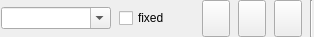
<?xml version="1.0" encoding="UTF-8"?>
<ui version="4.0">
 <class>Ui_PrintPreviewOptions</class>
 <widget class="QWidget" name="Ui_PrintPreviewOptions">
  <property name="geometry">
   <rect>
    <x>0</x>
    <y>0</y>
    <width>314</width>
    <height>37</height>
   </rect>
  </property>
  <property name="sizePolicy">
   <sizepolicy hsizetype="Maximum" vsizetype="Fixed">
    <horstretch>0</horstretch>
    <verstretch>0</verstretch>
   </sizepolicy>
  </property>
  <property name="windowTitle">
   <string>Print Preview Options</string>
  </property>
  <property name="toolTip">
   <string/>
  </property>
  <layout class="QHBoxLayout" name="horizontalLayout">
   <property name="spacing">
    <number>8</number>
   </property>
   <property name="leftMargin">
    <number>1</number>
   </property>
   <property name="topMargin">
    <number>0</number>
   </property>
   <property name="rightMargin">
    <number>1</number>
   </property>
   <property name="bottomMargin">
    <number>0</number>
   </property>
   <item>
    <widget class="QComboBox" name="cbScale">
     <property name="sizePolicy">
      <sizepolicy hsizetype="Maximum" vsizetype="Fixed">
       <horstretch>0</horstretch>
       <verstretch>0</verstretch>
      </sizepolicy>
     </property>
     <property name="minimumSize">
      <size>
       <width>110</width>
       <height>0</height>
      </size>
     </property>
     <property name="editable">
      <bool>true</bool>
     </property>
     <property name="insertPolicy">
      <enum>QComboBox::InsertAtTop</enum>
     </property>
    </widget>
   </item>
   <item>
    <widget class="QCheckBox" name="cFixed">
     <property name="sizePolicy">
      <sizepolicy hsizetype="Preferred" vsizetype="Fixed">
       <horstretch>0</horstretch>
       <verstretch>0</verstretch>
      </sizepolicy>
     </property>
     <property name="minimumSize">
      <size>
       <width>25</width>
       <height>16</height>
      </size>
     </property>
     <property name="maximumSize">
      <size>
       <width>54</width>
       <height>32</height>
      </size>
     </property>
     <property name="toolTip">
      <string>&lt;html&gt;&lt;head/&gt;&lt;body&gt;&lt;p&gt;Print Scale is locked to the current value&lt;/p&gt;&lt;/body&gt;&lt;/html&gt;</string>
     </property>
     <property name="text">
      <string>fixed</string>
     </property>
    </widget>
   </item>
   <item>
    <spacer name="horizontalSpacer">
     <property name="orientation">
      <enum>Qt::Horizontal</enum>
     </property>
     <property name="sizeHint" stdset="0">
      <size>
       <width>6</width>
       <height>20</height>
      </size>
     </property>
    </spacer>
   </item>
   <item>
    <widget class="QToolButton" name="bBlackWhite">
     <property name="sizePolicy">
      <sizepolicy hsizetype="Fixed" vsizetype="Minimum">
       <horstretch>0</horstretch>
       <verstretch>0</verstretch>
      </sizepolicy>
     </property>
     <property name="toolTip">
      <string>Toggle Black / White mode</string>
     </property>
     <property name="text">
      <string/>
     </property>
     <property name="icon">
      <iconset resource="../../../res/icons/icons.qrc">
       <normaloff>:/icons/black_n_white_mode.svg</normaloff>:/icons/black_n_white_mode.svg</iconset>
     </property>
     <property name="iconSize">
      <size>
       <width>20</width>
       <height>20</height>
      </size>
     </property>
     <property name="checkable">
      <bool>true</bool>
     </property>
    </widget>
   </item>
   <item>
    <widget class="QToolButton" name="bCenter">
     <property name="sizePolicy">
      <sizepolicy hsizetype="Fixed" vsizetype="Minimum">
       <horstretch>0</horstretch>
       <verstretch>0</verstretch>
      </sizepolicy>
     </property>
     <property name="toolTip">
      <string>Center to page</string>
     </property>
     <property name="text">
      <string/>
     </property>
     <property name="icon">
      <iconset resource="../../../res/icons/icons.qrc">
       <normaloff>:/icons/center_to_page.svg</normaloff>:/icons/center_to_page.svg</iconset>
     </property>
     <property name="iconSize">
      <size>
       <width>20</width>
       <height>20</height>
      </size>
     </property>
    </widget>
   </item>
   <item>
    <widget class="QToolButton" name="bFit">
     <property name="sizePolicy">
      <sizepolicy hsizetype="Fixed" vsizetype="Minimum">
       <horstretch>0</horstretch>
       <verstretch>0</verstretch>
      </sizepolicy>
     </property>
     <property name="toolTip">
      <string>Fit to page</string>
     </property>
     <property name="text">
      <string/>
     </property>
     <property name="icon">
      <iconset resource="../../../res/icons/icons.qrc">
       <normaloff>:/icons/fit_to_page.svg</normaloff>:/icons/fit_to_page.svg</iconset>
     </property>
     <property name="iconSize">
      <size>
       <width>20</width>
       <height>20</height>
      </size>
     </property>
    </widget>
   </item>
   <item>
    <widget class="Line" name="sep1_2">
     <property name="sizePolicy">
      <sizepolicy hsizetype="Fixed" vsizetype="Minimum">
       <horstretch>0</horstretch>
       <verstretch>0</verstretch>
      </sizepolicy>
     </property>
     <property name="frameShape">
      <enum>QFrame::VLine</enum>
     </property>
     <property name="frameShadow">
      <enum>QFrame::Sunken</enum>
     </property>
    </widget>
   </item>
  </layout>
 </widget>
 <layoutdefault spacing="6" margin="11"/>
 <resources>
  <include location="../../../res/icons/icons.qrc"/>
 </resources>
 <connections>
  <connection>
   <sender>bCenter</sender>
   <signal>clicked()</signal>
   <receiver>Ui_PrintPreviewOptions</receiver>
   <slot>center()</slot>
   <hints>
    <hint type="sourcelabel">
     <x>20</x>
     <y>20</y>
    </hint>
    <hint type="destinationlabel">
     <x>20</x>
     <y>20</y>
    </hint>
   </hints>
  </connection>
  <connection>
   <sender>bBlackWhite</sender>
   <signal>toggled(bool)</signal>
   <receiver>Ui_PrintPreviewOptions</receiver>
   <slot>setBlackWhite(bool)</slot>
   <hints>
    <hint type="sourcelabel">
     <x>20</x>
     <y>20</y>
    </hint>
    <hint type="destinationlabel">
     <x>20</x>
     <y>20</y>
    </hint>
   </hints>
  </connection>
  <connection>
   <sender>cbScale</sender>
   <signal>currentIndexChanged(QString)</signal>
   <receiver>Ui_PrintPreviewOptions</receiver>
   <slot>scale(QString)</slot>
   <hints>
    <hint type="sourcelabel">
     <x>20</x>
     <y>20</y>
    </hint>
    <hint type="destinationlabel">
     <x>20</x>
     <y>20</y>
    </hint>
   </hints>
  </connection>
  <connection>
   <sender>bFit</sender>
   <signal>clicked()</signal>
   <receiver>Ui_PrintPreviewOptions</receiver>
   <slot>fit()</slot>
   <hints>
    <hint type="sourcelabel">
     <x>20</x>
     <y>20</y>
    </hint>
    <hint type="destinationlabel">
     <x>20</x>
     <y>20</y>
    </hint>
   </hints>
  </connection>
  <connection>
   <sender>cFixed</sender>
   <signal>clicked(bool)</signal>
   <receiver>Ui_PrintPreviewOptions</receiver>
   <slot>setScaleFixed(bool)</slot>
   <hints>
    <hint type="sourcelabel">
     <x>170</x>
     <y>10</y>
    </hint>
    <hint type="destinationlabel">
     <x>154</x>
     <y>10</y>
    </hint>
   </hints>
  </connection>
 </connections>
</ui>
